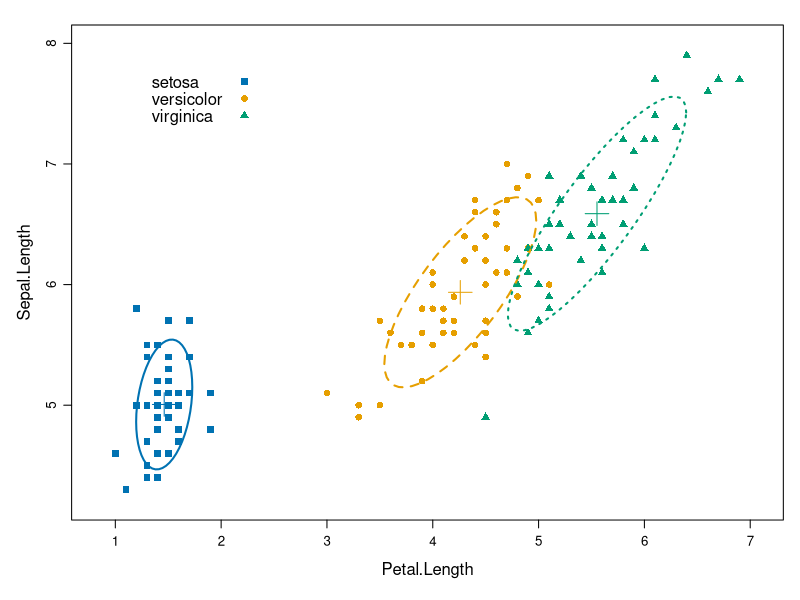
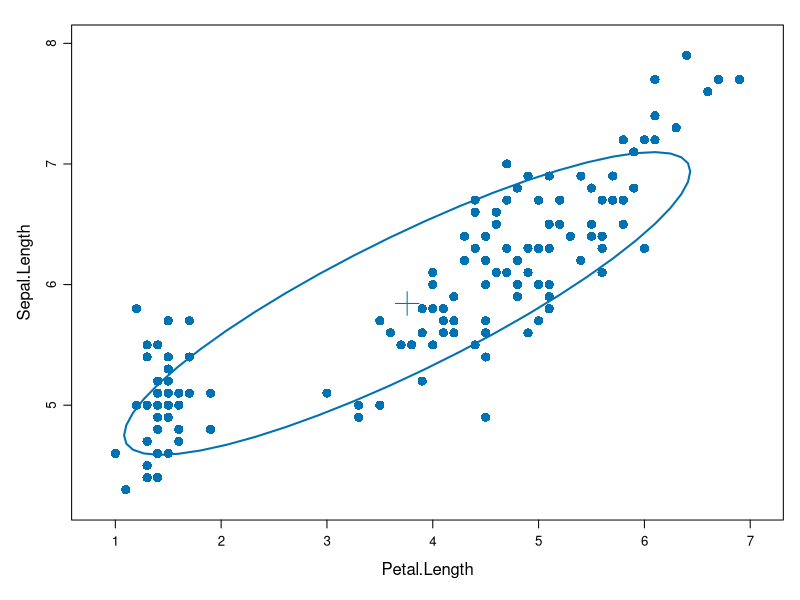
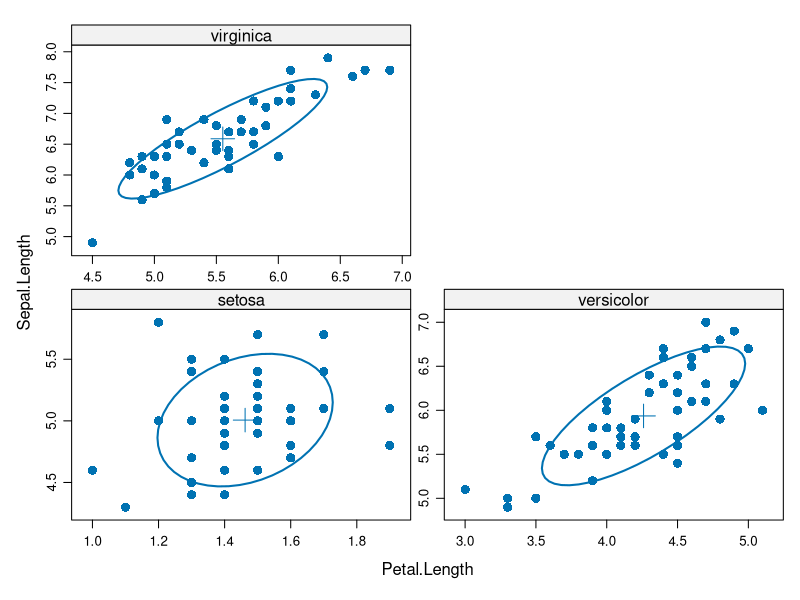
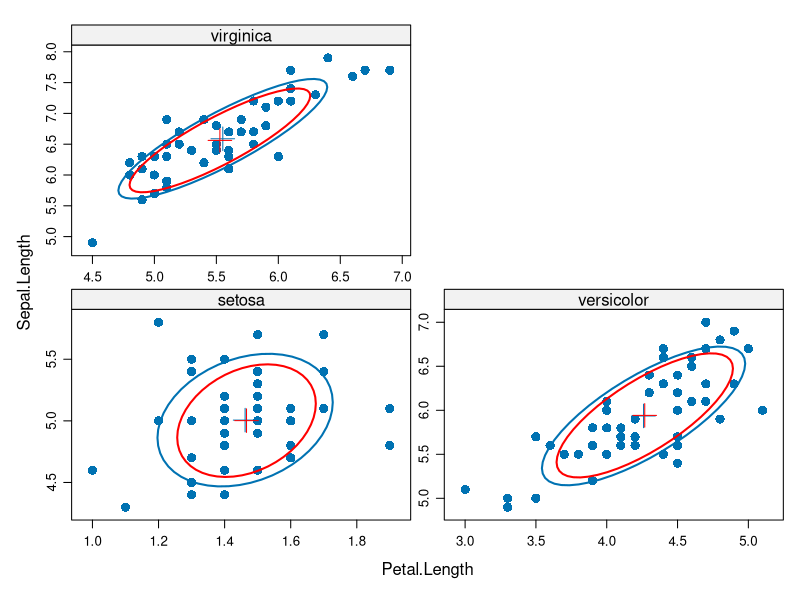

The R script that drew these images, in order:
library(latticeExtra)


### Name: panel.ellipse
### Title: Lattice panel function to fit and draw a confidence ellipsoid
###   from bivariate data.
### Aliases: panel.ellipse
### Keywords: dplot

### ** Examples


xyplot(Sepal.Length ~ Petal.Length, groups=Species,
       data = iris, scales = "free",
       par.settings = list(superpose.symbol = list(pch=c(15:17)),
                           superpose.line = list(lwd=2, lty=1:3)),
       panel = function(x, y, ...) {
           panel.xyplot(x, y, ...)
           panel.ellipse(x, y, ...)
       },
       auto.key = list(x = .1, y = .8, corner = c(0, 0)))

## Without groups
xyplot(Sepal.Length ~ Petal.Length, 
       data = iris, scales = "free",
       par.settings = list(plot.symbol = list(cex = 1.1, pch=16)),
       panel = function(x, y, ...) {
           panel.xyplot(x, y, ...)
           panel.ellipse(x, y, lwd = 2, ...)
       },
       auto.key = list(x = .1, y = .8, corner = c(0, 0)))


## With conditioning
xyplot(Sepal.Length ~ Petal.Length | Species, 
       data = iris, scales = "free",
       par.settings = list(plot.symbol = list(cex = 1.1, pch=16)),
       layout=c(2,2),
       panel = function(x, y, ...) {
           panel.xyplot(x, y, ...)
           panel.ellipse(x, y, lwd = 2, ...)
       },
       auto.key = list(x = .6, y = .8, corner = c(0, 0)))


## Compare classical with robust 
xyplot(Sepal.Length ~ Petal.Length | Species, 
       data = iris, scales = "free",
       par.settings = list(plot.symbol = list(cex = 1.1, pch=16)),
       layout=c(2,2),
       panel = function(x, y, ...) {
           panel.xyplot(x, y, ...)
           panel.ellipse(x, y, lwd = 2, ...)
           panel.ellipse(x, y, lwd = 2, col="red", robust=TRUE,  ...)
       })
